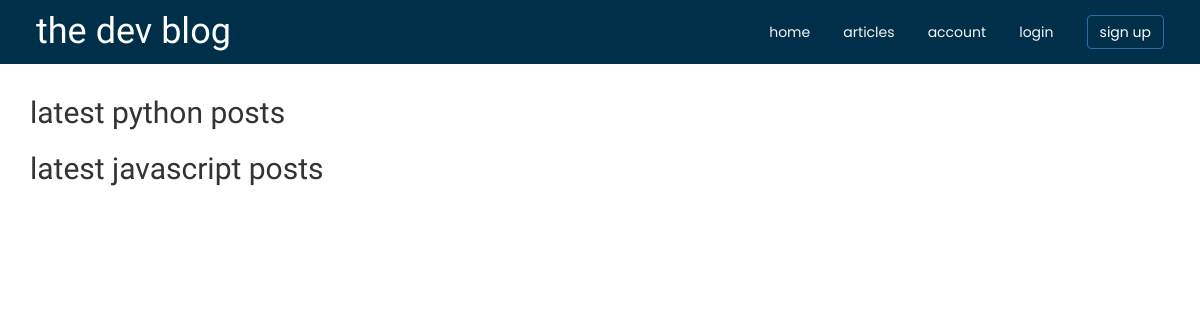
Page /articles on the earlier database version.
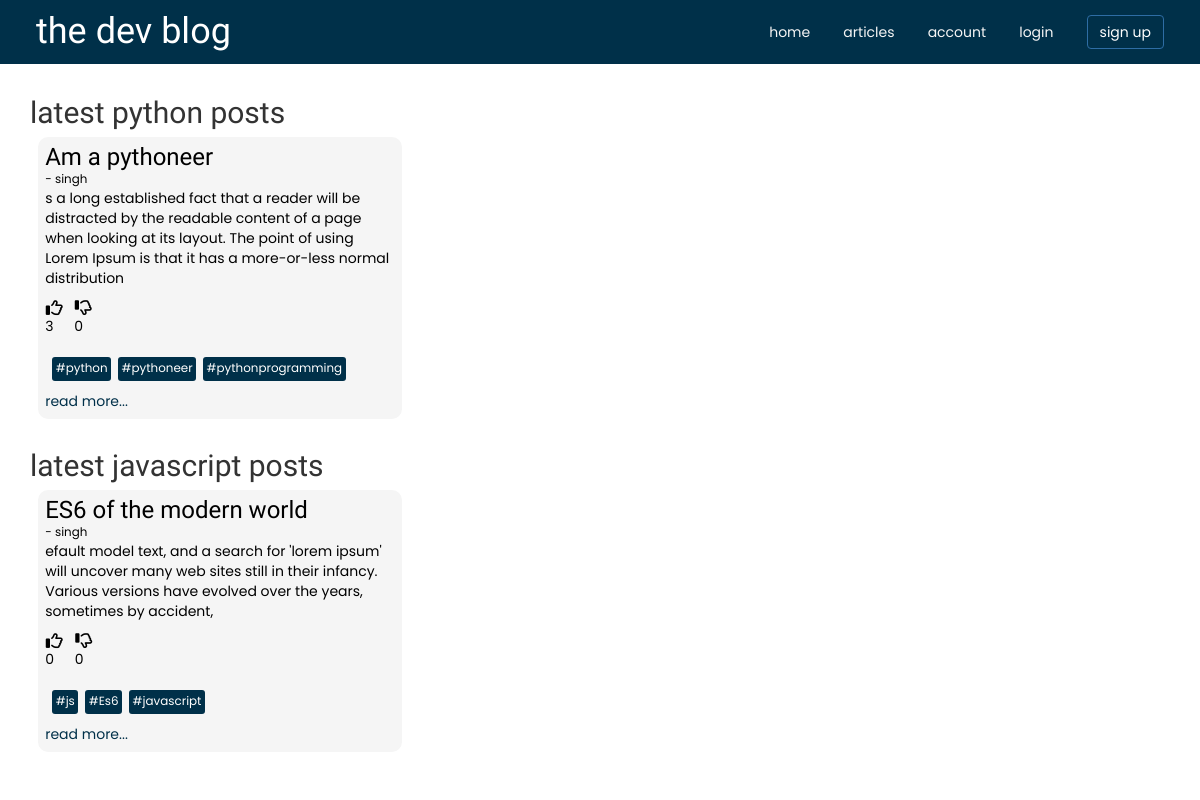
Same page on the later database version.
### app/models.py (models this page shows)
class Post(db.Model):
    __tablename__ = 'posts'
    id = db.Column(db.Integer, primary_key=True)
    title = db.Column(db.String(60), nullable=False)
    content = db.Column(db.Text, nullable=False)
    '''
    tags will actually be a list, but since we can't store lists in the database,
    we will serialize it and store it as a string and when we retrieve, we will
    deserialize it into a list
    '''
    tags = db.Column(db.String(200), nullable=False)
    upvotes = db.Column(db.Integer, nullable=False)
    downvotes = db.Column(db.Integer, nullable=False)
    user_id = db.Column(db.Integer, db.ForeignKey('users.id'))

class User(db.Model, UserMixin):
    __tablename__ = 'users'
    id = db.Column(db.Integer, primary_key=True)
    username = db.Column(db.String(30), nullable=False)
    email = db.Column(db.String(30), nullable=False)
    password = db.Column(db.String(100), nullable=False)
    posts = db.relationship('Post', backref='user', lazy=True)

### app/views.py (the view)
@app.route('/articles')
def get_articles():
    python_posts = Post.query.order_by(Post.id.desc()).limit(15).all()
    latest_python_posts = []
    python_posts_users = []
    for post in python_posts:
        post = Post(
            id=post.id,
            title=post.title,
            content=post.content,
            upvotes=post.upvotes,
            downvotes=post.downvotes,
            tags=post.tags,
            user_id=post.user_id
        )
        post.tags = ast.literal_eval(post.tags)
        print(post.tags)
        if 'python' in post.tags or 'pythonprogramming' in post.tags or 'pythoneer' in post.tags:
            print('its a python post')
            latest_python_posts.append(post)
            user = User.query.filter_by(id=post.user_id).first()
            python_posts_users.append(user)
    if len(latest_python_posts) > 3:
        latest_python_posts = latest_python_posts[:3]
        python_posts_users = python_posts_users[:3]
    js_posts = Post.query.order_by(Post.id.desc()).limit(15).all()
    latest_js_posts = []
    js_posts_users = []
    for post in js_posts:
        post = Post(
            id=post.id,
            title=post.title,
            content=post.content,
            upvotes=post.upvotes,
            downvotes=post.downvotes,
            tags=post.tags,
            user_id=post.user_id
        )
        post.tags = ast.literal_eval(post.tags)
        print(post.tags)
        if 'js' in post.tags or 'javascript' in post.tags or 'ES6' in post.tags:
            print('its a python post')
            latest_js_posts.append(post)
            user = User.query.filter_by(id=post.user_id).first()
            js_posts_users.append(user)
    if len(latest_js_posts) > 3:
        latest_js_posts = latest_js_posts[:3]
        js_posts_users = js_posts_users[:3]
    return render_template('articles.html', python_posts=latest_python_posts, python_posts_users=python_posts_users, js_posts=latest_js_posts, js_posts_users=js_posts_users)

### app/templates/articles.html
{% extends 'layout.html' %}
{% import 'macros.html' as macro %}
{% block content %}
<main class="container">
    <section class="latest-posts">
        <h2>latest python posts</h2>
        <div class="posts-container">
            {% for post in python_posts %}
                {{ macro.render_article(post.id, post.title, python_posts_users[loop.index - 1].username, post.content, post.upvotes, post.downvotes, post.tags) }}
            {% endfor %}
        </div>
    </section>
    <section class="latest-posts">
        <h2>latest javascript posts</h2>
        <div class="posts-container">
            {% for post in js_posts %}
                {{ macro.render_article(post.id, post.title, js_posts_users[loop.index - 1].username, post.content, post.upvotes, post.downvotes, post.tags) }}
            {% endfor %}
        </div>
    </section>
</main>
{% endblock %}

### app/templates/macros.html (shortened to what this page needs)
{% macro  render_article(post_id, title, username, content, upvotes, downvotes, tags, deleteBtn='false') %}
<div class="card" id="post-{{ post_id }}">
    <h3>{{ title }}</h3>
    <small>- {{ username }}</small>
    <p>
       {{ content }}
    </p>
    <div class="vote-btns">
        <p>
            <i class="far fa-thumbs-up"></i>
            <span class="upvote-count">{{ upvotes }}</span>
        </p>
        <p>
            <i class="far fa-thumbs-down"></i>
            <span class="downvote-count">{{ downvotes }}</span>
        </p>
    </div>
    <div class="tags">
        {% for tag in tags %}
            <small>#{{ tag }}</small>
        {% endfor %}
    </div>
    <div class="see-more">
        <a href="/full-post/{{ post_id }}" >read more...</a>
    </div>
</div>
{% endmacro %}

Differences in the rows shown:
added Post: title "Am a pythoneer", content "s a long established fact that a reader will be distracted by the readable content of a page when looking at its layout. The point of using Lorem Ipsum is that it has a more-or-less normal distribution", upvotes "3", downvotes "0", tags "python" "pythoneer" "pythonprogramming", shown under "latest python posts"
now on this page (row unchanged): User: username "singh"
added Post: title "ES6 of the modern world", content "efault model text, and a search for 'lorem ipsum' will uncover many web sites still in their infancy. Various versions have evolved over the years, sometimes by accident,", upvotes "0", downvotes "0", tags "js" "Es6" "javascript", shown under "latest javascript posts"
